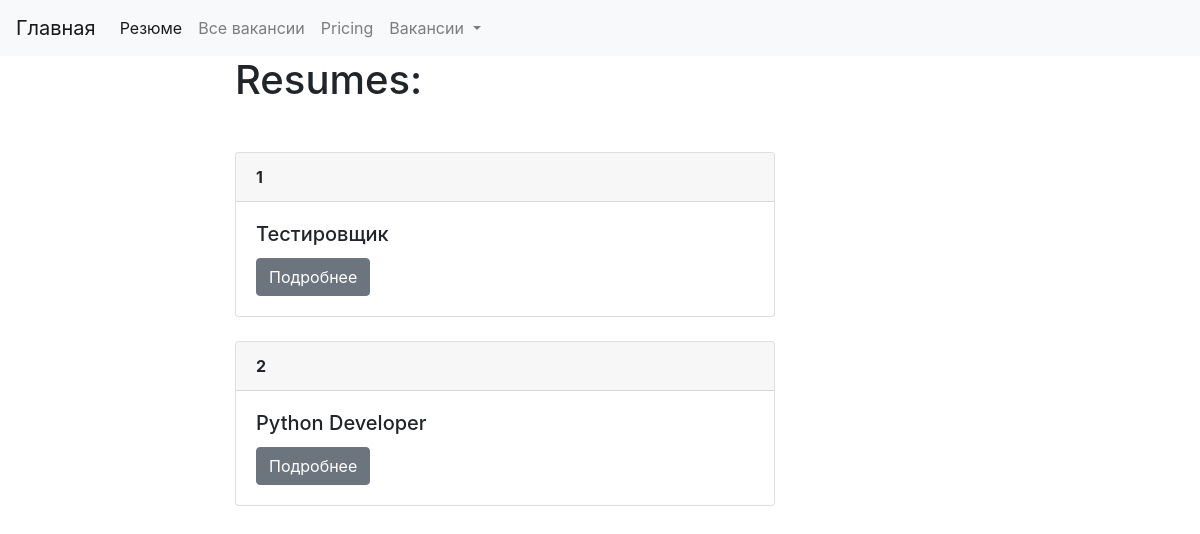
The app's page /client/resumes/ with its own data.
### client/models.py (models this page shows, shortened)
class Resume(models.Model):
    state = models.CharField(max_length=100)
    slug = models.SlugField(max_length=100, unique=True)
    vacancies_in_waiting = models.ManyToManyField('Vacancy', blank=True, related_name='in_waiting_for_resume')
    vacancies_accept = models.ManyToManyField('Vacancy', blank=True, related_name='accept_for_resume')
    vacancies_reject = models.ManyToManyField('Vacancy', blank=True, related_name='reject_for_resume')
    def get_absolute_url(self):
        return reverse('resume_detail_url', kwargs={'slug': self.slug})

### client/views.py (the view)
# urls.py: path('resumes/', resumes_list, name='resume_list_url'),
def resumes_list(request):
    resumes = Resume.objects.all()
    return render(request, 'client/client_resumes.html', context={'resumes': resumes})

### client/templates/client/client_resumes.html (shortened to what this page needs)
{% extends 'client/base.html' %}
{% block content %}
     <h1 class="mb-5"> Resumes: </h1>
    {% for resume in resumes %}
        <div class="card mb-4">
            <div class="card-header">
                <b>{{ resume.id }}</b>
            </div>
            <div class="card-body">
                <h5 class="card-title">{{ resume.state }}</h5>
                <a href="{{ resume.get_absolute_url }}" class="btn btn-secondary">Подробнее</a>
            </div>
        </div>
    {% endfor %}
{% endblock %}

### records on screen
Resume: id "1", state "Тестировщик"
Resume: id "2", state "Python Developer"
